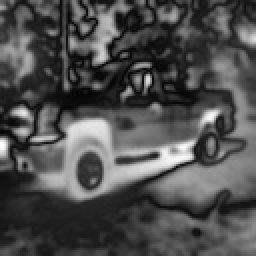
#> input picture Saliency/FineGrained/saliency_Cars/0.jpg, 128 x 128 px, given as the content of the folder ./inputs/sample_Cars, which was not available (shown 2 times larger)
$ python SaliencyComputations.py   (older library calls are emulated)
#> lines starting #> are read from the running program, lines starting #| are printed output that depends on the picture; after the words box and inside, x2 and y2 are one past the last pixel; in counts of white or black regions, pixels touching at a corner belong together; pictures that were not available may be replaced by others from this repository, and a replacement may not be noted
#> in computeSlicForDataset, img is the input picture: shape (128, 128, 3); min 2, max 255, mean 78.4
### slicSaliency.py
# %% [markdown]
# # SLIC saliency
#

# %%
import numpy as np
import pandas as pd
import cv2
import skimage
from skimage.transform import resize
import matplotlib.pyplot as plt
from skimage.segmentation import slic
from skimage.measure import regionprops
from skimage.filters import threshold_otsu


# %%
def computeSLICsaliency(img,N=512):

    # print("Getting SLIC superpixels...")
#> called with N = 2048
    segments = slic(img, n_segments=N, compactness=10,
            multichannel=True,
            enforce_connectivity=True,start_label=1)
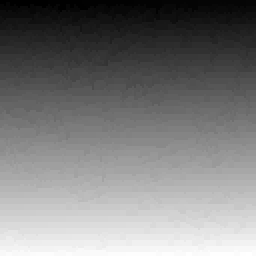
#> segments: shape (128, 128) int64 (shown 2 times larger); min 1, max 1720, mean 840.7; drawn with min black and max white
    height,width,depth=img.shape
#> height = 128; width = 128; depth = 3

#     print("Computing Superpixels' Properties...")
    R_regions,G_regions,B_regions,R_xy,G_xy,B_xy,R_mi,G_mi,B_mi = getRegionInfo(segments,img)

    sal_R = np.zeros((height,width))
    sal_G = np.zeros((height,width))
    sal_B = np.zeros((height,width))

#     print("Computing Saliency Map For channel 1...")
    sal_R = mapChannelSaliency(R_regions,sal_R,R_xy,R_mi,height,width)
#     print("Computing Saliency Map For channel 2...")
    sal_G = mapChannelSaliency(G_regions,sal_G,G_xy,G_mi,height,width)
#     print("Computing Saliency Map For channel 3...")
    sal_B = mapChannelSaliency(B_regions,sal_B,B_xy,B_mi,height,width)

    SaliencyMap = sal_R+sal_G+sal_B
    SaliencyMap = ((SaliencyMap/SaliencyMap.max())*255).astype('int')
#     print("Computing Saliency Mask...")
    return SaliencyMap


# %%
def getRegionInfo(segments,img):
    R_regions = regionprops(segments, intensity_image=img[:,:,0])
#> R_regions = 1720 regions; largest, box (x1, y1, x2, y2) and area: (122, 18, 128, 24) 25, (59, 2, 66, 8) 24, (37, 5, 43, 11) 24, (10, 50, 16, 56) 23, (72, 5, 77, 11) 22
    G_regions = regionprops(segments, intensity_image=img[:,:,1])
#> G_regions has the same summary as R_regions
    B_regions = regionprops(segments, intensity_image=img[:,:,2])
#> B_regions has the same summary as R_regions
    if (len(B_regions)==len(G_regions)==len(R_regions)):
        L = len(R_regions)
#> L = 1720
        # print(True)
    R_xy = np.zeros((L,2))
    G_xy = np.zeros((L,2))
    B_xy = np.zeros((L,2))
    R_mi = np.zeros(L)
#> R_mi = 1720 values from 0 to 0
    G_mi = np.zeros(L)
#> G_mi = 1720 values from 0 to 0
    B_mi = np.zeros(L)
#> B_mi = 1720 values from 0 to 0
    for i in range(len(R_regions)):
        R_xy[i] = R_regions[i].centroid
        G_xy[i] = G_regions[i].centroid
        B_xy[i] = B_regions[i].centroid
        R_mi[i] = int(R_regions[i].mean_intensity)
        G_mi[i] = int(G_regions[i].mean_intensity)
        B_mi[i] = int(B_regions[i].mean_intensity)
#> after the loop, B_mi = 1720 values, max 239 at index 940, min 7 at index 655, mean 76.54; B_xy = 1720 pairs, first value 0.375 to 126.5, second value 0.333 to 126.5; G_mi has the same summary as B_mi; G_xy has the same summary as B_xy; R_mi has the same summary as B_mi; R_xy has the same summary as B_xy
#> in computeSLICsaliency, `R_regions,G_regions,B_regions,R_xy,G_xy,B_xy,R_mi,G_mi,B_mi = getRegio..`: G_regions has the same summary as R_regions in getRegionInfo; B_regions has the same summary as R_regions in getRegionInfo; R_xy has the same summary as B_xy in getRegionInfo; G_xy has the same summary as B_xy in getRegionInfo; R_mi has the same summary as B_mi in getRegionInfo; G_mi has the same summary as B_mi in getRegionInfo
    return R_regions,G_regions,B_regions,R_xy,G_xy,B_xy,R_mi,G_mi,B_mi

# %%
def mapChannelSaliency(Regions,map,rg_xy,rg_mi,h,w):
#> called with rg_xy = array of shape (1720, 2), rg_mi = array of shape (1720,), h = 128, w = 128
    L = len(Regions)
#> L = 1720
    for i in range(L):
        denominator = np.sqrt(h**2+w**2)
        numerator = np.linalg.norm(rg_xy - rg_xy[i],axis=1)
        multiplier = np.linalg.norm(rg_mi-rg_mi[i])
        sal = np.sum(multiplier*(np.exp(-numerator/denominator)))
        coords_ = Regions[i].coords
        for coord in coords_:
            x = coord[0]
            y = coord[1]
            map[x][y] = sal
#> this loop made 1720 passes
#> (multiplier, sal) on passes 1 to 3: (2055.4, 2103920.1), (1971.1, 2048132), (2659.7, 2805062.6)
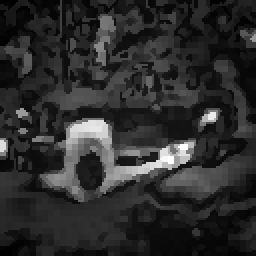
#> map: shape (128, 128) float64 (shown 2 times larger); min 2027792.1, max 8976403.1, mean 3257065.9; drawn with min black and max white
    return ((map/map.max())*255).astype('int')
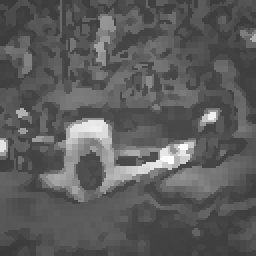
#> returned value: shape (128, 128) int64 (shown 2 times larger); min 57, max 255, mean 92

### SaliencyComputations.py
# %%
from kmeanssaliency1 import kMean_saliency
from slicSaliency import computeSLICsaliency
import cv2
import timeit
import joblib
import shutil
import os
from skimage.transform import resize

datasets = ["Cars","dog","sky","cultivated land",'cats']

# %%

def flushFolder(method,d):
    parent_dir = f"./Saliency/"
    directory = f"./{method}/saliency_{d}"
    path = os.path.join(parent_dir, directory)
    try:
        shutil.rmtree(path)
    except OSError as e:
        print("Warning: %s - %s." % (e.filename, e.strerror)+"  rmtree not required!")
    isExist = os.path.exists(path)
    if not isExist:
        os.makedirs(path)

# %%
# [89 lines left out: functions computeKMeansForDataset, KmeansTimes, fineGrained, fineGrainedTimes, spectralSaliency, SpectralTimes, not called in this run]

# %%


# %%
def computeSlicForDataset(d):
    method = 'SLIC'
    flushFolder(method,d)
    folder = f"./inputs/sample_{d}"
    files = os.listdir(folder)
    files.sort()
    i = 0
    for filename in files:
        img = cv2.imread(os.path.join(folder,filename))
        img = resize(img,(128,128,img.shape[2]))
        img =((img/img.max())*255).astype('uint8')
        SAlMap = computeSLICsaliency(img,2048)
#> the loop in mapChannelSaliency (call 2), `for i in range(L):` made 1720 passes
        cv2.imwrite(f'./Saliency/{method}/saliency_{d}/{i}.jpg',SAlMap)
        i+=1
def SlicTimes():
    SLIC_times = {}
    n =10
    datasets = ["Cars","dog","sky","cultivated land",'cats']
    for x in datasets:
        t = timeit.timeit('computeSlicForDataset(x)',globals=globals(),number=n)
        SLIC_times[x] = t/n
    joblib.dump(SLIC_times,'times/SLIC_times.pkl')

# %%


# %%
# [9 lines left out: function PoolNetTimes, not called in this run]

# %%


if __name__ == '__main__':
  datasets = ["Cars","dog","sky","cultivated land",'cats']

  for d in datasets:
    computeSlicForDataset(d)
#> (the run stopped early here; a loop or call above may not have finished)
